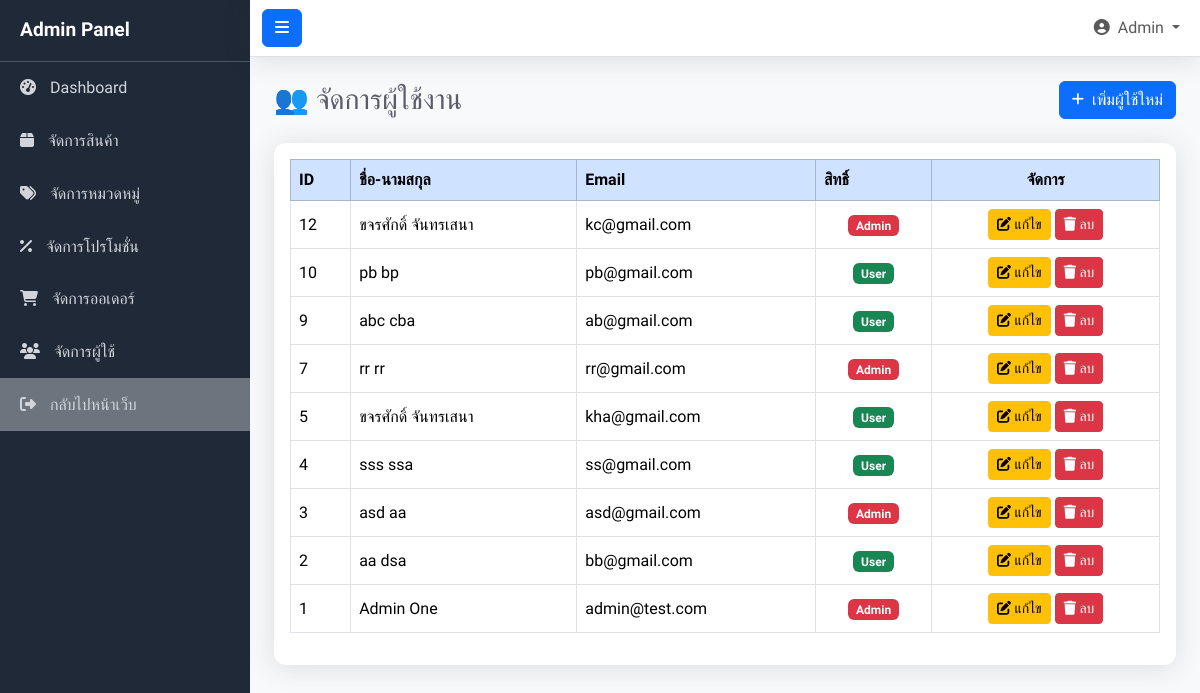
Page /admin/users.php on the earlier database version.
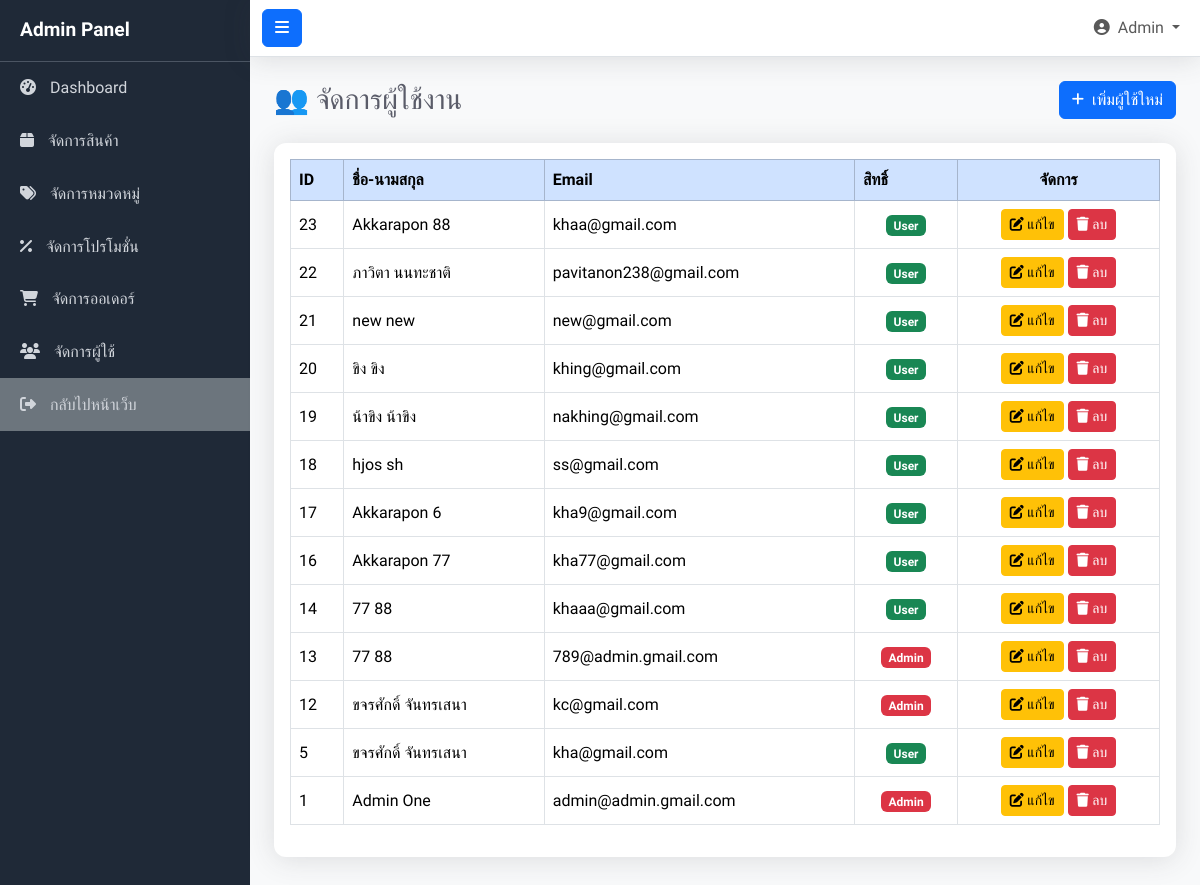
Same page on the later database version.
### tables this page shows
CREATE TABLE `user` (
  `user_id` int(11) NOT NULL,
  `firstname` varchar(100) NOT NULL,
  `lastname` varchar(100) NOT NULL,
  `email` varchar(150) NOT NULL,
  `password` varchar(255) NOT NULL,
  `address` text DEFAULT NULL,
  `phone` varchar(20) DEFAULT NULL,
  `role` enum('admin','user') DEFAULT 'user'
);

### admin/users.php (the view, shortened to what this page needs)
<?php
include '../config/connectdb.php';
include 'header.php';
$result = $conn->query("SELECT * FROM `user` ORDER BY user_id DESC");
?>
<div class="d-flex justify-content-between align-items-center mb-4">
    <h1 class="h3 mb-0 text-gray-800">👥 จัดการผู้ใช้งาน</h1>
    <a href="add_user.php" class="btn btn-primary"><i class="fas fa-plus fa-sm me-2"></i>เพิ่มผู้ใช้ใหม่</a>
</div>
<div class="card shadow-sm mb-4">
    <div class="card-body">
        <table id="usersTable" class="table table-bordered table-hover align-middle" style="width:100%">
            <thead class="table-primary">
                <tr>
                    <th>ID</th>
                    <th>ชื่อ-นามสกุล</th>
                    <th>Email</th>
                    <th>สิทธิ์</th>
                    <th class="text-center">จัดการ</th>
                </tr>
            </thead>
            <tbody>
                <?php while ($row = $result->fetch_assoc()): ?>
                <tr>
                    <td><?= $row['user_id'] ?></td>
                    <td><?= htmlspecialchars($row['firstname'] . " " . $row['lastname']) ?></td>
                    <td><?= htmlspecialchars($row['email']) ?></td>
                    <td class="text-center"><span class="badge bg-<?= $row['role'] == 'admin' ? 'danger' : 'success' ?>"><?= ucfirst($row['role']) ?></span></td>
                    <td class="text-center">
                        <a href="edit_user.php?id=<?= $row['user_id'] ?>" class="btn btn-warning btn-sm"><i class="fas fa-edit"></i> แก้ไข</a>
                        <a href="users.php?delete=<?= $row['user_id'] ?>" class="btn btn-danger btn-sm" onclick="return confirm('ยืนยันการลบผู้ใช้นี้?')"><i class="fas fa-trash"></i> ลบ</a>
                    </td>
                </tr>
                <?php endwhile; ?>
            </tbody>
        </table>
    </div>
</div>
<?php include 'footer.php'; ?>

Differences in the rows shown:
removed user: user_id "10", firstname+lastname "pb bp", email "pb@gmail.com", role "User"
removed user: user_id "9", firstname+lastname "abc cba", email "ab@gmail.com", role "User"
removed user: user_id "7", firstname+lastname "rr rr", email "rr@gmail.com", role "Admin"
removed user: user_id "4", firstname+lastname "sss ssa", email "ss@gmail.com", role "User"
removed user: user_id "3", firstname+lastname "asd aa", email "asd@gmail.com", role "Admin"
removed user: user_id "2", firstname+lastname "aa dsa", email "bb@gmail.com", role "User"
added user: user_id "23", firstname+lastname "Akkarapon 88", email "khaa@gmail.com", role "User"
added user: user_id "22", firstname+lastname "ภาวิตา นนทะชาติ", email "pavitanon238@gmail.com", role "User"
added user: user_id "21", firstname+lastname "new new", email "new@gmail.com", role "User"
added user: user_id "20", firstname+lastname "ขิง ขิง", email "khing@gmail.com", role "User"
added user: user_id "19", firstname+lastname "น้าขิง น้าขิง", email "nakhing@gmail.com", role "User"
added user: user_id "18", firstname+lastname "hjos sh", email "ss@gmail.com", role "User"
added user: user_id "17", firstname+lastname "Akkarapon 6", email "kha9@gmail.com", role "User"
added user: user_id "16", firstname+lastname "Akkarapon 77", email "kha77@gmail.com", role "User"
added user: user_id "14", firstname+lastname "77 88", email "khaaa@gmail.com", role "User"
added user: user_id "13", firstname+lastname "77 88", email "789@admin.gmail.com", role "Admin"
changed user "Admin One": email "admin@test.com" → "admin@admin.gmail.com"
